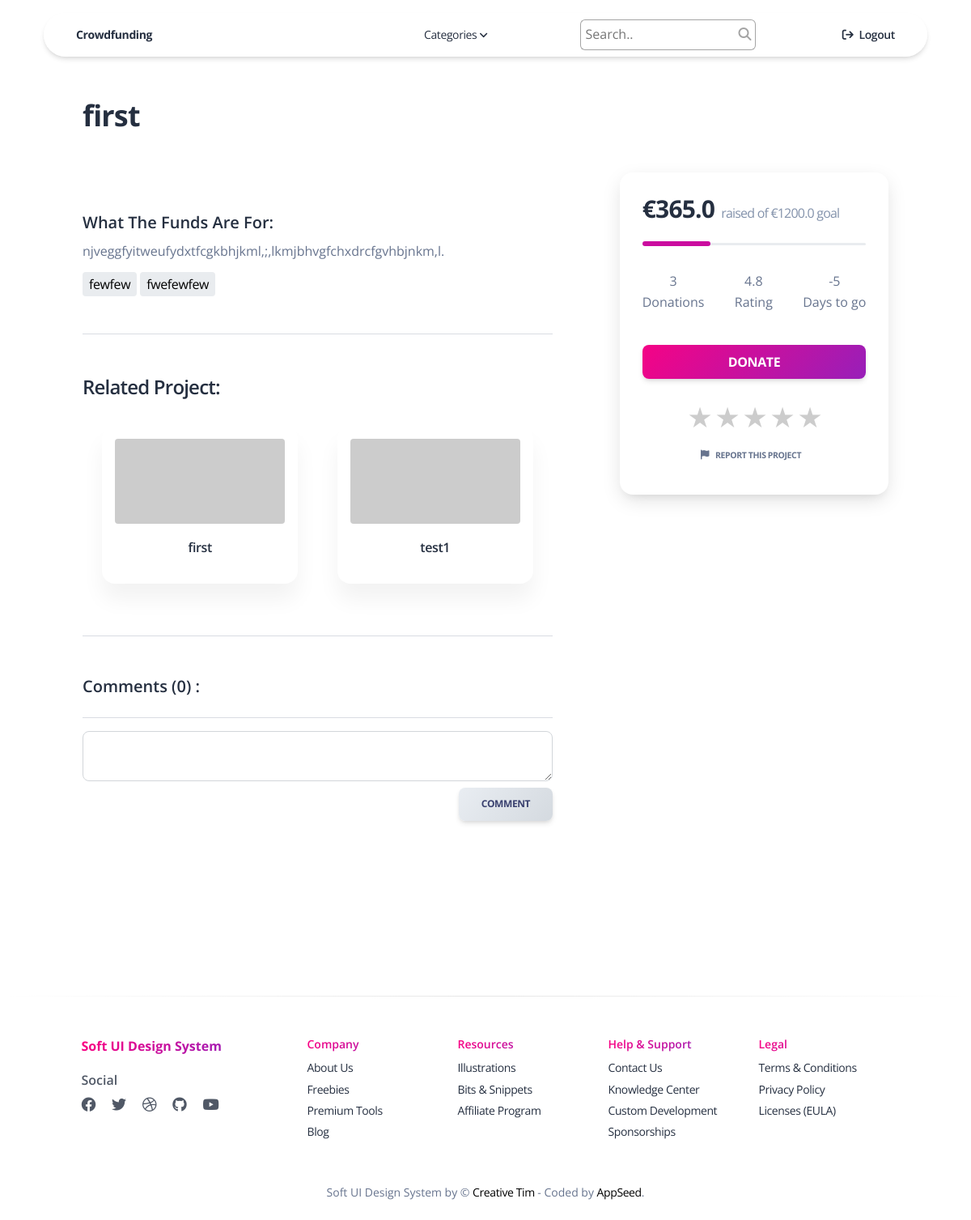
The app's page /project-details/1 (signed in), older data.
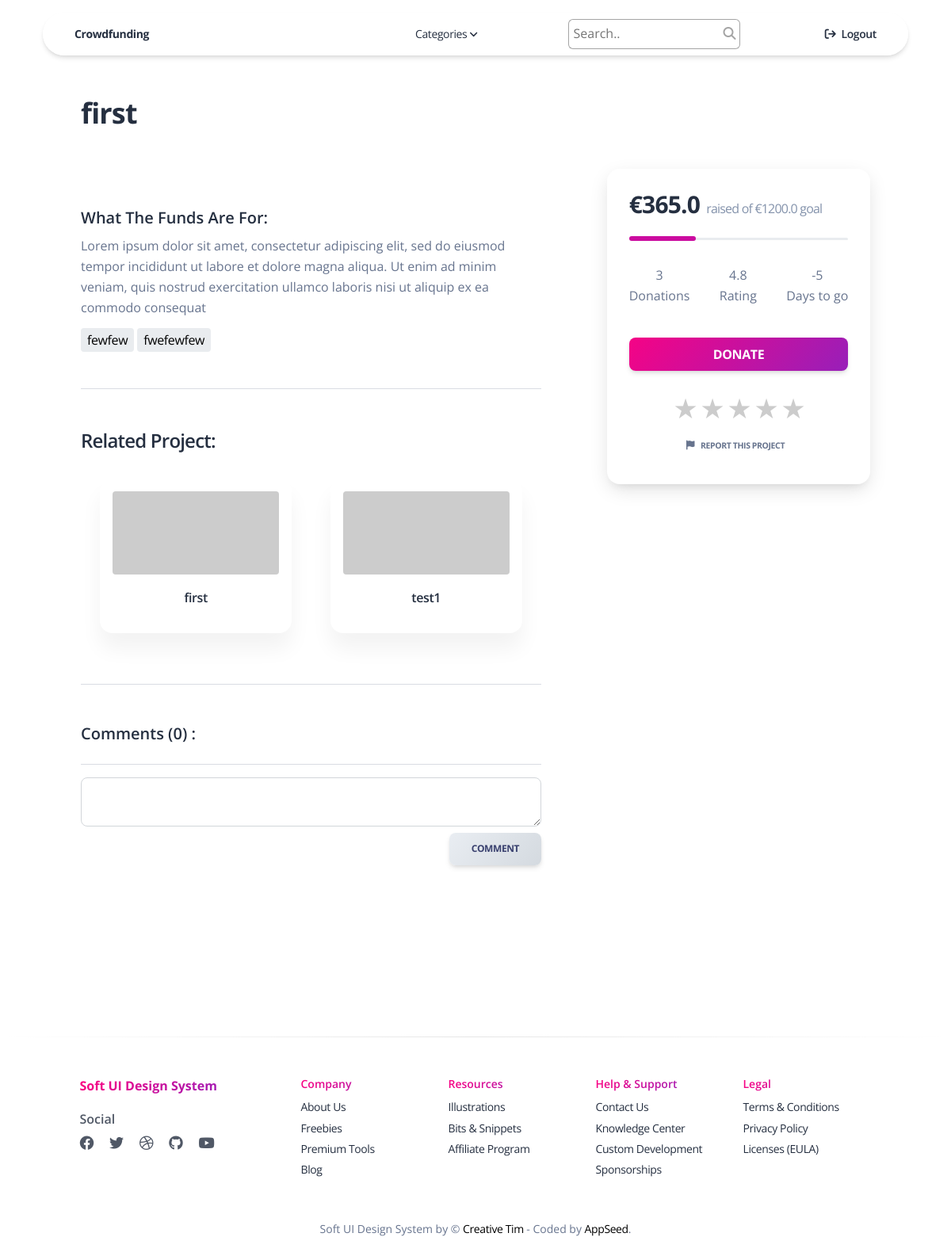
The same page, newer data.
### apps/home/models.py (models this page shows, shortened)
class Project(models.Model):
    title = models.CharField(max_length=100)
    details = models.TextField()
    total_target = models.FloatField()
    start_time = models.DateTimeField(default=timezone.now)
    end_time = models.DateTimeField(default=timezone.now)
    is_featured = models.BooleanField(default=False)
    category = models.ForeignKey(Category, on_delete=models.CASCADE)
    user = models.ForeignKey(User, on_delete=models.CASCADE)
    tag = models.ManyToManyField(Tag)
    created_at = models.DateTimeField(auto_now_add=True)

class Tag(models.Model):
    name = models.CharField(max_length=100)
    def __str__(self):
        return self.name

### apps/home/views.py (the view)
# urls.py: path('project-details/<int:project_id>', views.show_project_details, name='show_project'),
@login_required(login_url="/login/")
def show_project_details(request, project_id):
    context = {}
    try:
        project = Project.objects.get(id=project_id)
        donate = project.donation_set.all().aggregate(Sum("donation"))
        donations = len(project.donation_set.all())
        comments = project.comment_set.all()
        replies = Reply.objects.all()
        project_images = project.image_set.all()
        tags = project.tag.all()
        related_projects_tags = []
        for tag in tags:
            related_projects_tags.append(tag.project_set.all())
        related_projects = Project.objects.none().union(
            *related_projects_tags)[:4]
        myFormat = "%Y-%m-%d %H:%M:%S"
        today = datetime.strptime(datetime.now().strftime(myFormat), myFormat)
        start_date = datetime.strptime(
            project.start_time.strftime(myFormat), myFormat)
        end_date = datetime.strptime(
            project.end_time.strftime(myFormat), myFormat)
        days_diff = (end_date-today).days
        new_report_form = Report_form()
        reply = Reply_form()
        donation_average = (
            donate["donation__sum"] if donate["donation__sum"] else 0)*100/project.total_target
        context = {'project': project,
                   'donation': donate["donation__sum"] if donate["donation__sum"] else 0,
                   'donations': donations,
                   'days': days_diff,
                   'comments': comments,
                   'num_of_comments': len(comments),
                   'project_images': project_images,
                   'replies': replies,
                   'tags': tags,
                   'report_form': new_report_form,
                   'reply_form': reply,
                   'related_projects': related_projects,
                   'donation_average': donation_average
                   }
        return render(request, "home/project-details.html", context)
    except Project.DoesNotExist:
        html_template = loader.get_template('home/page-404.html')
        return HttpResponse(html_template.render(context, request))

### apps/templates/home/project-details.html (shortened to what this page needs)
{% extends 'layouts/base.html' %}
{% block stylesheets %}
<link rel="stylesheet" href="../../static/assets/css/project-details.css">
{% endblock stylesheets %}
{% block content %}
<div class="container">
  <div class="row">
    <div class="py-4 mx-auto mt-5">
      <div class="col-lg-12 mx-auto d-flex justify-content-center flex-column">
        <div class="d-flex justify-content-center p-5 flex-column">
          <h2 class="mb-5">{{ project.title }}</h2>
          <div class="card card-plain d-flex flex-row justify-content-between">
            <div class="col-md-7">
              <div id="carouselExampleIndicators" class="carousel slide w-100" data-bs-ride="carousel">
                <div class="carousel-indicators">
                  <button type="button" data-bs-target="#carouselExampleIndicators" data-bs-slide-to="0" class="active"
                    aria-current="true" aria-label="Slide 1"></button>
                </div>
                <button class="carousel-control-prev" type="button" data-bs-target="#carouselExampleIndicators"
                  data-bs-slide="prev">
                  <span class="carousel-control-prev-icon" aria-hidden="true"></span>
                </button>
                <button class="carousel-control-next" type="button" data-bs-target="#carouselExampleIndicators"
                  data-bs-slide="next">
                  <span class="carousel-control-next-icon" aria-hidden="true"></span>
                </button>
              </div>
              <h5 class="mt-5">What The Funds Are For:</h5>
              <p>
                {{ project.details}}
              </p>
              <div class="tags_container">
                {%for tag in tags%}
                <a href="{% url 'get_tag' tag.id%}" class="bg-light py-1 px-2 rounded">{{ tag }}</a>
                {% endfor %}
              </div>
              <hr class="my-5" />
              <h4 class="">Related Project:</h4>
              <div class="col-md-12 d-flex justify-content-around py-3 flex-wrap">
                {% for related_project in related_projects %}
                <div class="col-md-5 card p-3 mt-2">
                  <a href="#"><img src="https://via.placeholder.com/600x300" alt="project-img"
                      class="img-fluid rounded"></a>
                  <a href="#" class="text-dark">
                    <h6 class="my-3 text-center">{{ related_project.title }}</h6>
                  </a>
                </div>
                {% endfor %}
              </div>
              <hr class="my-5" />
              <h5 class="mt-5">Comments ({{ num_of_comments }}) :</h5>
              <ul class="list-unstyled mt-4">
                <hr />
                <form class="d-flex flex-column align-items-end" method="post" action={% url 'create_comment' project.id
                  %}>
                  <textarea id="" name="comment" rows="2" class="col-md-12 form-control"></textarea>
                  <button type="submit" class="btn bg-gradient-light w-20 mt-2">
                    Comment
                  </button>
                </form>
              </ul>
            </div>
            <div class="card col-md-4 shadow-lg py-4 h-100 position-sticky" style="top: 6rem">
              <div class="col-lg-10 mx-auto">
                <h3 class="d-flex align-items-baseline">
                  €{{ donation }}
                  <span class="text-secondary mx-2">
                    <p>raised of €{{ project.total_target }} goal</p>
                  </span>
                </h3>
                <div class="progress mb-3">
                  <div class="progress-bar bg-primary" role="progressbar" aria-valuenow="{{ donation }}"
                    aria-valuemin="0" aria-valuemax="{{ project.total_target }}" style="width:{{ donation_average }}%"></div>
                </div>
                <div class="d-flex justify-content-between py-3">
                  <div class="d-flex flex-column align-items-center">
                    <span>{{ donations }}</span>
                    <span>Donations</span>
                  </div>
                  <div class="d-flex flex-column align-items-center">
                    <span>4.8</span>
                    <span>Rating</span>
                  </div>
                  <div class="d-flex flex-column align-items-center">
                    <span>{{ days }}</span>
                    <span>Days to go</span>
                  </div>
                </div>
              </div>
              <button type="button" data-bs-toggle="modal" data-bs-target="#exampleModal"
                class="col-md-10 btn bg-gradient-primary p-2 my-4 mx-auto h6" href="{%url 'create_project'%}">
                <b>DONATE</b>
              </button>
              <div class="rate mx-auto mb-2">
                <label for="star5" title="text">5 stars</label>
                <label for="star4" title="text">4 stars</label>
                <label for="star3" title="text">3 stars</label>
                <label for="star2" title="text">2 stars</label>
                <label for="star1" title="text">1 star</label>
              </div>
              <form action="{% url 'create_report' project.id %}" method="POST" class="text-center">
                <button class="btn btn-transparent shadow-none text-center mt-2 p-0" href="{%url 'create_project'%}"><i
                    class="fa-solid fa-flag"></i><small class="mx-2">Report this project</small>
                </button>
              </form>
            </div>
          </div>
        </div>
      </div>
    </div>
  </div>
</div>
{% endblock content %}

Row changes from the older to the newer data that the page shows:
changed Project "first": details "njveggfyitweufydxtfcgkbhjkml,;,lkmjbhvgfchxdrcfgvhbjnkm,l." → "Lorem ipsum dolor sit amet, consectetur adipiscing elit, sed do eiusmod tempor incididunt ut labore et dolore magna aliqua. Ut enim ad minim veniam, quis nostrud exercitation ullamco laboris nisi ut aliquip ex ea commodo consequat"
